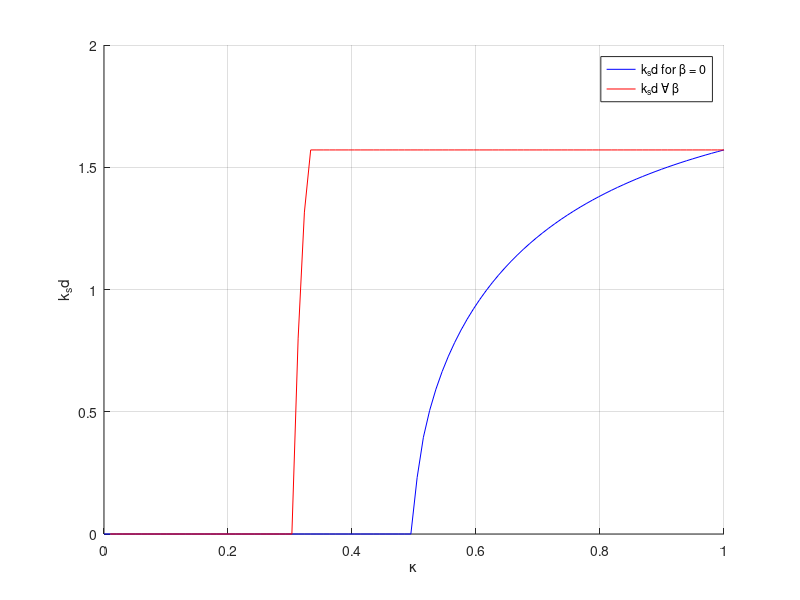

Here is the MATLAB script that generated this plot:
%% No SIP on SOW
clear all; close all; clc
k = linspace(0,1,1e2);
t = 1-k.^2;
ksd = acos((1-k.^2)./(3.*k.^2));
A = -t.^4./k.^4 +2.*(t.^6-2.*t.^4+t.^2)./k.^6;
Ksd = (1/2).*acos((1/6).*(-A-9)); 

figure(1)
hold on
plot(k,ksd,'b')
plot(k,Ksd,'r')
legend('k_sd for \beta = 0','k_sd \forall \beta')
xlabel('\kappa')
ylabel('k_sd')
grid on

